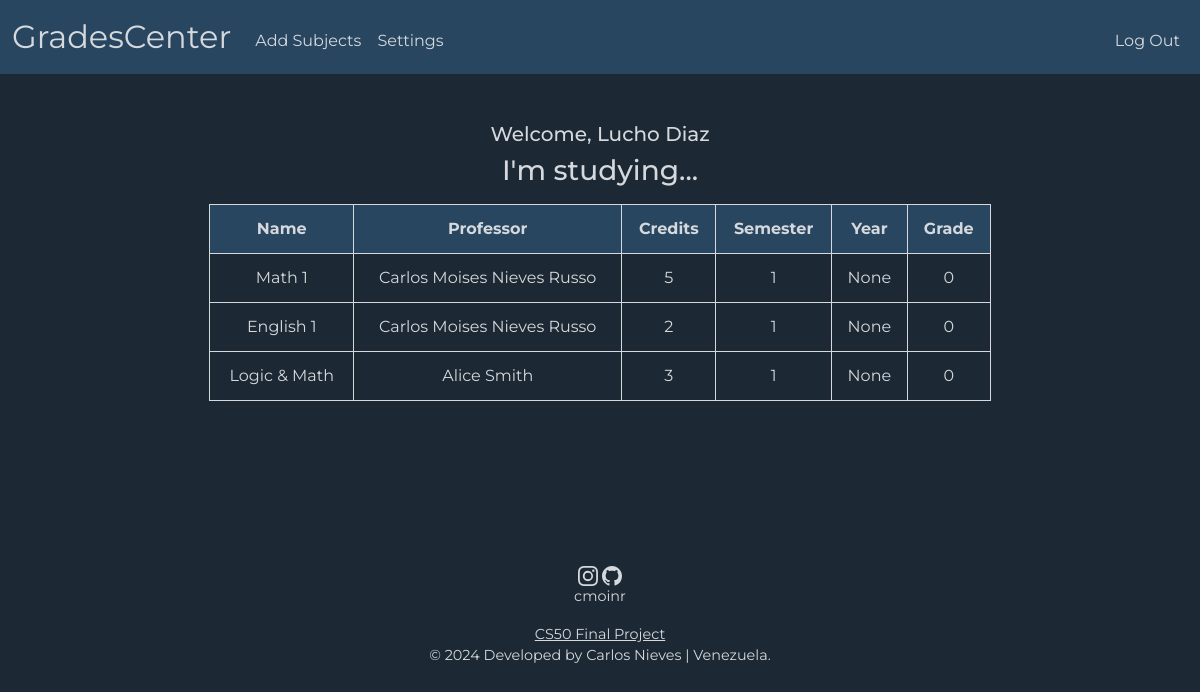
The app's page /student (signed in) with its own data.
### tables this page shows
CREATE TABLE students (
    id INTEGER NOT NULL,
    names TEXT NOT NULL,
    surnames TEXT NOT NULL,
    semester INTEGER,
    credits INTEGER,
    hash TEXT NOT NULL,
    id_faculty TEXT NOT NULL,
    PRIMARY KEY(id)
    FOREIGN KEY(id_faculty) REFERENCES faculty(id)
);

CREATE TABLE teachers (
    id INTEGER NOT NULL,
    names TEXT NOT NULL,
    surnames TEXT NOT NULL,
    hash TEXT NOT NULL,
    PRIMARY KEY(id)
);

CREATE TABLE subjects (
    id TEXT NOT NULL,
    name TEXT NOT NULL,
    id_faculty TEXT NOT NULL,
    semester INTEGER,
    year INTEGER,
    credits INTEGER NOT NULL,
    PRIMARY KEY(id)
    FOREIGN KEY(id_faculty) REFERENCES faculty(id)
);

CREATE TABLE grades (
    id_student INTEGER NOT NULL,
    id_subject TEXT NOT NULL,
    grade INTEGER NOT NULL,
    FOREIGN KEY(id_student) REFERENCES students(id)
    FOREIGN KEY(id_subject) REFERENCES subjects(id)
);

### app.py (the view)
@app.route("/student")
@login_required
def student():
    subjects = db.execute("""
        SELECT subjects.name, subjects.semester, subjects.year, subjects.credits, grades.grade, teachers.names, teachers.surnames
        FROM studying
        JOIN students ON studying.id_student = students.id
        JOIN grades   ON studying.id_subject = grades.id_subject
        JOIN subjects ON studying.id_subject = subjects.id
        JOIN teaching ON studying.id_subject = teaching.id_subject
        JOIN teachers ON teaching.id_teacher = teachers.id
        WHERE studying.id_student = ?
    """, session["user_id"])
    learner = db.execute("""
        SELECT names, surnames FROM students WHERE id = ?
    """, session["user_id"])
    return render_template("student.html", subjects=subjects, learner=learner)

### app.py (called while the page is built)
@app.after_request
def after_request(response):
    response.headers["Cache-Control"] = "no-cache, no-store, must-revalidate"
    response.headers["Expires"] = 0
    response.headers["Pragma"] = "no-cache"
    return response

### helpers.py (called while the page is built)
def login_required(f):
    @wraps(f)
    def decorated_function(*args, **kwargs):
        if session.get("user_id") is None:
            return redirect("/login")
        return f(*args, **kwargs)
    return decorated_function

### templates/student.html (shortened to what this page needs)
{% extends "layout.html" %}
{% block main %}
    <div class="mb-3">
        <h5>Welcome, {{ learner[0]['names'] }} {{ learner[0]['surnames'] }}</h5>
        <h3>I'm studying...</h3>
    </div>
    <div class="mb-3">
        <table>
            <thead>
                <tr class="high">
                    <th>Name</th>
                    <th>Professor</th>
                    <th>Credits</th>
                    <th>Semester</th>
                    <th>Year</th>
                    <th>Grade</th>
                </tr>
            </thead>
            <tbody>
                {% for subject in subjects %}
                    <tr>
                        <td>{{ subject['name'] }}</td>
                        <td>{{ subject['names'] }} {{ subject['surnames'] }}</td>
                        <td>{{ subject['credits'] }}</td>
                        <td>{{ subject['semester'] }}</td>
                        <td>{{ subject['year'] }}</td>
                        <td>{{ subject['grade'] }}</td>
                    </tr>
                {% endfor %}
            </tbody>
        </table>
    </div>
{% endblock %}

### templates/layout.html (shortened to what this page needs)
<!DOCTYPE html>
<html lang="en">
    <head>
        <link href="https://cdn.jsdelivr.net/npm/bootstrap@5.3.3/dist/css/bootstrap.min.css" rel="stylesheet">
        <link href="/static/styles.css" rel="stylesheet">
    </head>
    <body>
        <nav id="main_bar" class="bg navbar navbar-expand-md navbar-light">
            <div class="container-fluid">
                {% if session["role"] == "student" %}
                    <a class="navbar-brand" href="/student">GradesCenter</a>
                {% else %}
                    <a class="navbar-brand" href="/" id="main_brand">GradesCenter</a>
                    <button aria-controls="navbar" aria-expanded="false" aria-label="Toggle navigation" class="navbar-toggler" data-bs-target="#navbar" data-bs-toggle="collapse" type="button">
                        <span class="navbar-toggler-icon"></span>
                    </button>
                {% endif %}
                <div class="collapse navbar-collapse" id="navbar">
                    {% if session["user_id"] %}
                        {% if session["role"] == "teacher" %}
                            <ul class="navbar-nav me-auto mt-2">
                                <li class="nav-item"><a class="nav-link" href="/subjects">Subjects</a></li>
                                <li class="nav-item"><a class="nav-link" href="/settings">Settings</a></li>
                            </ul>
                            <ul class="navbar-nav ms-auto mt-2">
                                <li class="nav-item"><a class="nav-link" href="/logout">Log Out</a></li>
                            </ul>
                        {% elif session["role"] == "student" %}
                            <ul class="navbar-nav me-auto mt-2">
                                <li class="nav-item"><a class="nav-link" href="/add_subjects">Add Subjects</a></li>
                                <li class="nav-item"><a class="nav-link" href="/settings">Settings</a></li>
                            </ul>
                            <ul class="navbar-nav ms-auto mt-2">
                                <li class="nav-item"><a class="nav-link" href="/logout">Log Out</a></li>
                            </ul>
                        {% endif %}
                    {% else %}
                        <ul class="navbar-nav ms-auto mt-2">
                            <li class="nav-item"><a class="nav-link" href="/register">Register</a></li>
                            <li class="nav-item"><a class="nav-link" href="/login">Log In</a></li>
                        </ul>
                    {% endif %}
                </div>
            </div>
        </nav>
        <main class="container py-5 text-center">
            {% block main %}{% endblock %}
        </main>
        <footer class="mb-5">
            <div>
                <p>cmoinr</p>
            </div>
            <div>
                <a href="https://cs50.harvard.edu/x/2024/project/">CS50 Final Project</a>
            </div>
            © 2024 Developed by Carlos Nieves | Venezuela.
        </footer>
    </body>
</html>

### static/styles.css (style rules this page uses)
nav .navbar-brand { font-size: xx-large; }
.navbar-brand { color: #d5d8dc; transition-duration: 0.5s; }
.nav-link { color: #d5d8dc; background-color: transparent; transition-duration: 0.5s; }
h3, h5, h6 { color: #d5d8dc; }
table { background-color: transparent; margin-bottom: 1rem; width: 70%; margin-left: auto; margin-right: auto; color: #d5d8dc; }
table th, table td { border: 1px solid #d5d8dc; padding: 0.75rem; vertical-align: middle; }
.high { background-color: #294661; border: 1px solid #d5d8dc; }
body { font-family: 'Montserrat', sans-serif; background-color:#1c2833; }
#main_bar { background: #294661; }
footer { text-align: center; font-size: 90%; color: #d5d8dc; margin-left: auto; margin-right: auto; margin-bottom: -1px; margin-top: 100px; }
a { color: #d5d8dc; }

### records on screen
students: names "Lucho", surnames "Diaz"
teachers: name "Math 1", names "Carlos Moises", surnames "Nieves Russo", credits "5", semester "1", year "None", grade "0", name "English 1", credits "2"
teachers: name "Logic & Math", names "Alice", surnames "Smith", credits "3", semester "1", year "None", grade "0"
